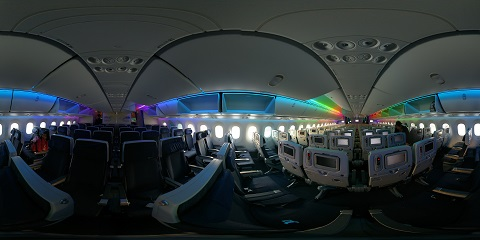
#> input picture images/1.jpg, 480 x 240 px
$ python -i gbvs.py   (imports and definitions only)   (older library calls are emulated)
#> lines starting #> are read from the running program, lines starting #| are printed output that depends on the picture
#> in compute_saliency, input_image is the input picture: shape (240, 480, 3); mean B, G, R 54.7, 52.6, 44.5
import time
import cv2
from saliency_models.helpers import colorFeatureMaps
from saliency_models.helpers import graphBasedActivation
from saliency_models.helpers import orientationFeatureMaps
import numpy as np
from matplotlib import pyplot as plt

def calculateFeatureMaps(r, g, b, L, params):
    colorMaps = colorFeatureMaps.compute(r, g, b, L)
    orientationMaps = orientationFeatureMaps.compute(L, params['gaborparams'], params['thetas'])
    allFeatureMaps = {
        0: colorMaps['CBY'],
        1: colorMaps['CRG'],
        2: colorMaps['L'],
        3: orientationMaps
    }
    return allFeatureMaps

def getPyramids(image, max_level):
    imagePyr = [cv2.pyrDown(image)]
    for i in range(1, max_level):
        # imagePyr.append(cv2.resize(p, (32, 28), interpolation=cv2.INTER_CUBIC))
        imagePyr.append(cv2.pyrDown(imagePyr[i-1]))
    return imagePyr[1:]

def run(image, params):
    b = image[:,:,0]
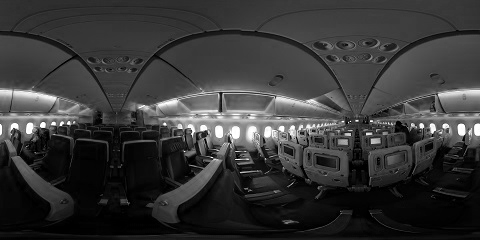
#> b: shape (240, 480) float64; min 0, max 1, mean 0.214
    g = image[:,:,1]
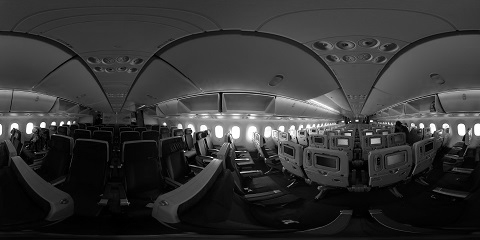
#> g: shape (240, 480) float64; min 0, max 1, mean 0.206
    r = image[:,:,2]
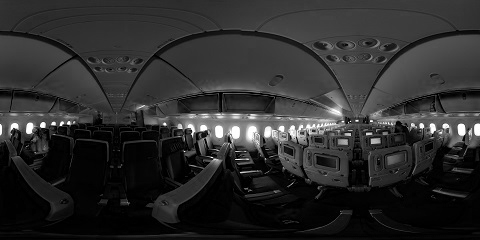
#> r: shape (240, 480) float64; min 0, max 1, mean 0.174
    L = np.maximum(np.maximum(r, g), b)

    b_pyr = getPyramids(b, params['max_level'])
#> after the loop in getPyramids, `for i in range(1, max_level):`: imagePyr = 4 items
#> b_pyr = 3 items
    g_pyr = getPyramids(g, params['max_level'])
#> g_pyr = 3 items
    r_pyr = getPyramids(r, params['max_level'])
#> r_pyr = 3 items
    L_pyr = getPyramids(L, params['max_level'])
#> L_pyr = 3 items

    featMaps = {
        0: [],
        1: [],
        2: [],
        3: []
    }

    # calculating feature maps

    for i in range(0, len(b_pyr)):
        p_r = r_pyr[i]
        p_g = g_pyr[i]
        p_b = b_pyr[i]
        p_L = L_pyr[i]

        maps = calculateFeatureMaps(p_r, p_g, p_b, p_L, params)
        # we calculate feature maps and then resize
        for i in range(0,3):
            resized_m = cv2.resize(maps[i], (32, 28), interpolation=cv2.INTER_CUBIC)
            featMaps[i].append(resized_m)

        for m in maps[3]:
            resized_m = cv2.resize(m, (32, 28), interpolation=cv2.INTER_CUBIC)
            featMaps[3].append(resized_m)
#> this loop made 1 pass
#> pass 1, in run, `p_r = r_pyr[i]`:
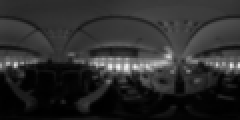
#> p_r: shape (60, 120) float64 (shown 2 times larger); min 0.00116, max 0.958, mean 0.175
#> pass 1, in run, `p_g = g_pyr[i]`:
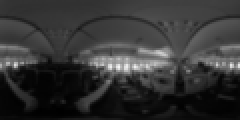
#> p_g: shape (60, 120) float64 (shown 2 times larger); min 0.00113, max 0.962, mean 0.207
#> pass 1, in run, `p_b = b_pyr[i]`:
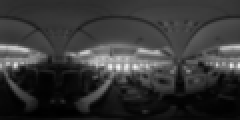
#> p_b: shape (60, 120) float64 (shown 2 times larger); min 0.000736, max 0.959, mean 0.215
        # featMaps[0].append(maps[0])
        # featMaps[1].append(maps[1])
        # featMaps[2].append(maps[2])

    # calculating activation maps

    activationMaps = []
    activation_sigma = params['sigma_frac_act']*np.mean([32, 28]) # the shape of map

    for i in range(0,4):
        for map in featMaps[i]:
            activationMaps.append(graphBasedActivation.calculate(map, activation_sigma))


    # normalizing activation maps

    normalisedActivationMaps = []
    normalisation_sigma = params['sigma_frac_norm']*np.mean([32, 28])

    for map in activationMaps:
        normalisedActivationMaps.append(graphBasedActivation.normalize(map, normalisation_sigma))


    # combine normalised maps

    mastermap = normalisedActivationMaps[0]
    for i in range(1, len(normalisedActivationMaps)):
        mastermap = np.add(normalisedActivationMaps[i], mastermap)


    # post process

    gray = cv2.normalize(mastermap, None, alpha=0, beta=1, norm_type=cv2.NORM_MINMAX, dtype=cv2.CV_32F)
    # blurred = cv2.GaussianBlur(gray,(4,4), 4)
    # gray2 = cv2.normalize(blurred, None, alpha=0, beta=1, norm_type=cv2.NORM_MINMAX, dtype=cv2.CV_32F)
    mastermap_res = cv2.resize(gray, (image.shape[1], image.shape[0]), interpolation=cv2.INTER_CUBIC)

    return mastermap_res

def setupParams():
    gaborparams = {
        'stddev': 2,
        'elongation': 2,
        'filterSize': -1,
        'filterPeriod': np.pi
    }

    params = {
        'gaborparams': gaborparams,
        'sigma_frac_act': 0.15,
        'sigma_frac_norm': 0.06,
        'max_level': 4,
        'thetas': [0, 45, 90, 135]
    }

    return params


def compute_saliency(input_image):
    if type(input_image) is str:
        input_image = cv2.imread(input_image)

    params = setupParams()
    return run(image=input_image / 255.0, params=params) * 255.0

#> (the run stopped early here; a loop or call above may not have finished)

$ run again, on images/2.jpg
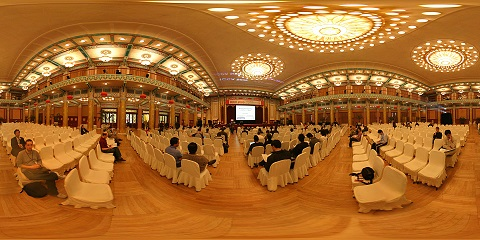
#> input picture images/2.jpg, 480 x 240 px
#> in compute_saliency, input_image is the input picture: shape (240, 480, 3); mean B, G, R 41.4, 103.7, 167
#> in run, `r = image[:,:,2]`:
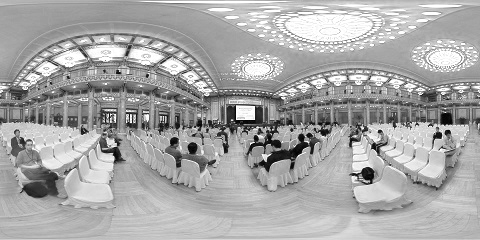
#> r: shape (240, 480) float64; min 0, max 1, mean 0.655
#> after the loop in getPyramids, `for i in range(1, max_level):`: imagePyr = 4 items
#> b_pyr = 3 items
#> the loop in run, `for i in range(0, len(b_pyr)):` made 1 pass
#> pass 1, in run, `p_b = b_pyr[i]`:
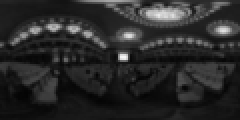
#> p_b: shape (60, 120) float64 (shown 2 times larger); min 0.0168, max 0.964, mean 0.163

$ run again, on images/3.jpg
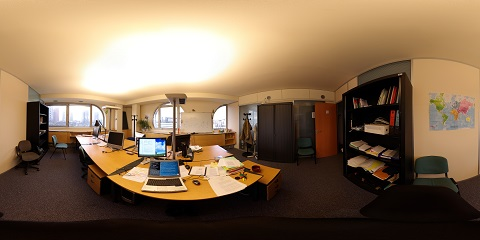
#> input picture images/3.jpg, 480 x 240 px
#> in compute_saliency, input_image is the input picture: shape (240, 480, 3); mean B, G, R 83.5, 109.4, 133.6
#> in run, `r = image[:,:,2]`:
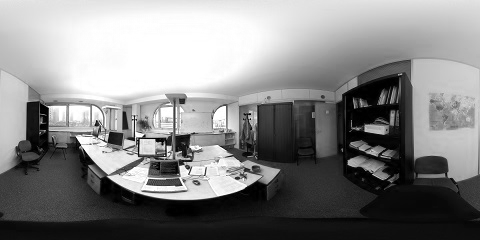
#> r: shape (240, 480) float64; min 0, max 1, mean 0.524
#> after the loop in getPyramids, `for i in range(1, max_level):`: imagePyr = 4 items
#> b_pyr = 3 items
#> the loop in run, `for i in range(0, len(b_pyr)):` made 1 pass
#> pass 1, in run, `p_b = b_pyr[i]`:
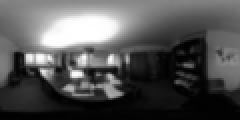
#> p_b: shape (60, 120) float64 (shown 2 times larger); min 0.00207, max 1, mean 0.331

$ run again, on images/4.jpg
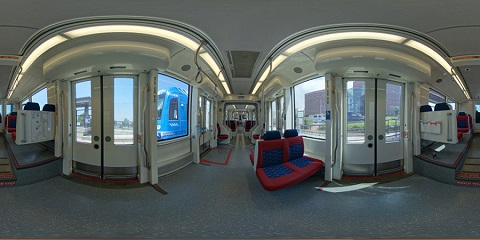
#> input picture images/4.jpg, 480 x 240 px
#> in compute_saliency, input_image is the input picture: shape (240, 480, 3); mean B, G, R 94.8, 97.1, 89.9
#> in run, `L = np.maximum(np.maximum(r, g), b)`:
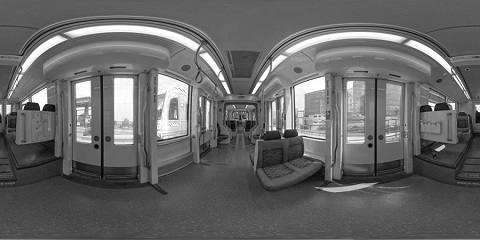
#> L: shape (240, 480) float64; min 0, max 1, mean 0.4
#> after the loop in getPyramids, `for i in range(1, max_level):`: imagePyr = 4 items
#> b_pyr = 3 items
#> the loop in run, `for i in range(0, len(b_pyr)):` made 1 pass
#> pass 1, in run, `p_L = L_pyr[i]`:
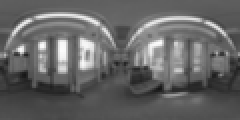
#> p_L: shape (60, 120) float64 (shown 2 times larger); min 0.085, max 0.992, mean 0.4
